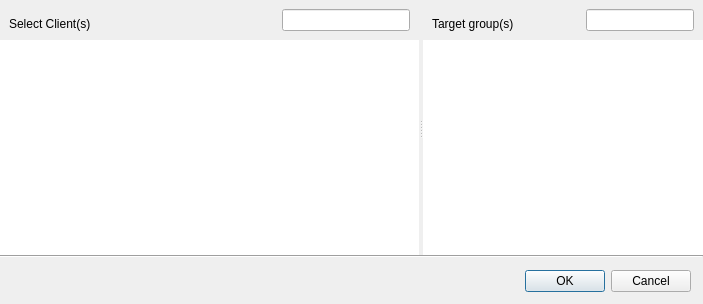
<?xml version="1.0" encoding="UTF-8"?>
<ui version="4.0">
 <class>CloneToSameGroupsAsDlg</class>
 <widget class="QWidget" name="CloneToSameGroupsAsDlg">
  <property name="geometry">
   <rect>
    <x>0</x>
    <y>0</y>
    <width>703</width>
    <height>304</height>
   </rect>
  </property>
  <property name="windowTitle">
   <string>Clone Clients into Same Groups As...</string>
  </property>
  <layout class="QVBoxLayout" name="verticalLayout_3">
   <property name="spacing">
    <number>0</number>
   </property>
   <property name="margin">
    <number>0</number>
   </property>
   <item>
    <widget class="PrettySplitter" name="splitter">
     <property name="orientation">
      <enum>Qt::Horizontal</enum>
     </property>
     <widget class="QWidget" name="splitterLeftWidget" native="true">
      <layout class="QVBoxLayout" name="verticalLayout">
       <property name="spacing">
        <number>0</number>
       </property>
       <property name="margin">
        <number>0</number>
       </property>
       <item>
        <widget class="ViewSearchHeader" name="widget" native="true">
         <layout class="QHBoxLayout" name="horizontalLayout_4">
          <item>
           <widget class="QLabel" name="clientsLabel">
            <property name="text">
             <string>Select Client(s)</string>
            </property>
            <property name="alignment">
             <set>Qt::AlignBottom|Qt::AlignLeading|Qt::AlignLeft</set>
            </property>
           </widget>
          </item>
          <item>
           <spacer name="horizontalSpacer">
            <property name="orientation">
             <enum>Qt::Horizontal</enum>
            </property>
            <property name="sizeHint" stdset="0">
             <size>
              <width>172</width>
              <height>20</height>
             </size>
            </property>
           </spacer>
          </item>
          <item>
           <widget class="QLabel" name="clientItemsLabel">
            <property name="text">
             <string/>
            </property>
            <property name="alignment">
             <set>Qt::AlignCenter</set>
            </property>
           </widget>
          </item>
          <item>
           <widget class="SearchLineEdit" name="clientsSearchLineEdit"/>
          </item>
         </layout>
        </widget>
       </item>
       <item>
        <widget class="StyledTreeView" name="clientsView">
         <property name="frameShape">
          <enum>QFrame::NoFrame</enum>
         </property>
         <property name="editTriggers">
          <set>QAbstractItemView::NoEditTriggers</set>
         </property>
         <property name="alternatingRowColors">
          <bool>true</bool>
         </property>
         <property name="selectionMode">
          <enum>QAbstractItemView::ExtendedSelection</enum>
         </property>
         <property name="sortingEnabled">
          <bool>true</bool>
         </property>
         <property name="headerHidden">
          <bool>true</bool>
         </property>
        </widget>
       </item>
      </layout>
     </widget>
     <widget class="QWidget" name="splitterRightWidget" native="true">
      <layout class="QVBoxLayout" name="verticalLayout_2">
       <property name="spacing">
        <number>0</number>
       </property>
       <property name="margin">
        <number>0</number>
       </property>
       <item>
        <widget class="ViewSearchHeader" name="widget_2" native="true">
         <layout class="QHBoxLayout" name="horizontalLayout_2">
          <item>
           <widget class="QLabel" name="groupsLabel">
            <property name="text">
             <string>Target group(s)</string>
            </property>
            <property name="alignment">
             <set>Qt::AlignBottom|Qt::AlignLeading|Qt::AlignLeft</set>
            </property>
           </widget>
          </item>
          <item>
           <spacer name="horizontalSpacer_2">
            <property name="orientation">
             <enum>Qt::Horizontal</enum>
            </property>
            <property name="sizeHint" stdset="0">
             <size>
              <width>40</width>
              <height>20</height>
             </size>
            </property>
           </spacer>
          </item>
          <item>
           <widget class="QLabel" name="groupItemsLabel">
            <property name="text">
             <string/>
            </property>
            <property name="alignment">
             <set>Qt::AlignCenter</set>
            </property>
           </widget>
          </item>
          <item>
           <widget class="SearchLineEdit" name="groupsSearchLineEdit"/>
          </item>
         </layout>
        </widget>
       </item>
       <item>
        <widget class="StyledTreeView" name="groupsView">
         <property name="frameShape">
          <enum>QFrame::NoFrame</enum>
         </property>
         <property name="editTriggers">
          <set>QAbstractItemView::NoEditTriggers</set>
         </property>
         <property name="alternatingRowColors">
          <bool>true</bool>
         </property>
         <property name="selectionMode">
          <enum>QAbstractItemView::ExtendedSelection</enum>
         </property>
         <property name="sortingEnabled">
          <bool>true</bool>
         </property>
         <property name="headerHidden">
          <bool>true</bool>
         </property>
        </widget>
       </item>
      </layout>
     </widget>
    </widget>
   </item>
   <item>
    <widget class="Line" name="line">
     <property name="minimumSize">
      <size>
       <width>0</width>
       <height>0</height>
      </size>
     </property>
     <property name="frameShadow">
      <enum>QFrame::Sunken</enum>
     </property>
     <property name="orientation">
      <enum>Qt::Horizontal</enum>
     </property>
    </widget>
   </item>
   <item>
    <layout class="QHBoxLayout" name="horizontalLayout_6">
     <property name="spacing">
      <number>0</number>
     </property>
     <property name="margin">
      <number>12</number>
     </property>
     <item>
      <widget class="QDialogButtonBox" name="buttonBox">
       <property name="standardButtons">
        <set>QDialogButtonBox::Cancel|QDialogButtonBox::Ok</set>
       </property>
      </widget>
     </item>
    </layout>
   </item>
  </layout>
 </widget>
 <customwidgets>
  <customwidget>
   <class>PrettySplitter</class>
   <extends>QSplitter</extends>
   <header>FileWaveGuiLib/prettysplitter/prettysplitter.h</header>
   <container>1</container>
  </customwidget>
  <customwidget>
   <class>SearchLineEdit</class>
   <extends>QLineEdit</extends>
   <header>FileWaveGuiLib/searchlineedit/searchlineedit.h</header>
  </customwidget>
  <customwidget>
   <class>ViewSearchHeader</class>
   <extends>QWidget</extends>
   <header>FWAdminLib/ViewSearchHeader.h</header>
   <container>1</container>
  </customwidget>
  <customwidget>
   <class>StyledTreeView</class>
   <extends>QTreeView</extends>
   <header>FileWaveGuiLib/styledviews/styledtreeview.h</header>
  </customwidget>
 </customwidgets>
 <resources/>
 <connections/>
</ui>
